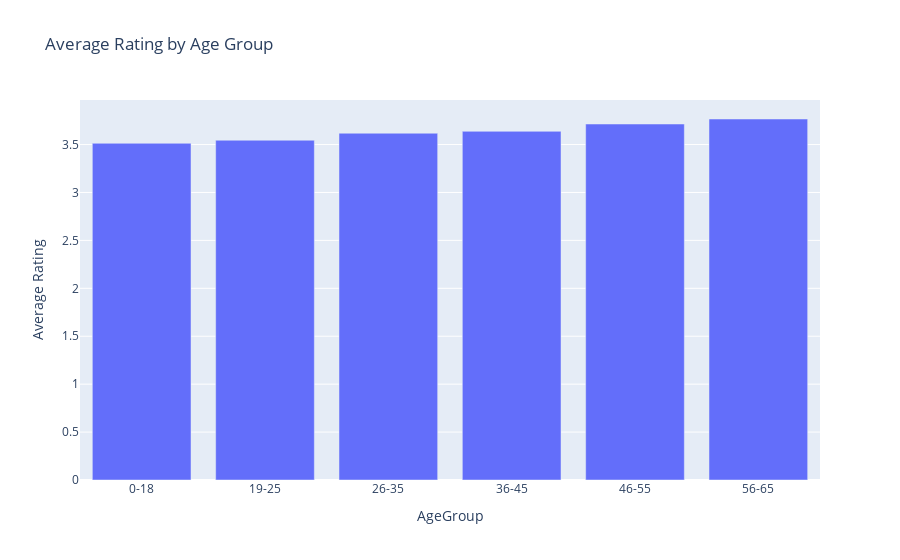

The cell this chart's notebook holds for it:
### Markdown cell above
Displaying Average Rating based on Age group

### Code cell
users['AgeGroup'] = pd.cut(users['Age'], bins=[0, 18, 25, 35, 45, 55, 65], 
                           labels=['0-18', '19-25', '26-35', '36-45', '46-55', '56-65'])

average_rating_age = ratings.merge(users, on='UserID').groupby('AgeGroup')['Rating'].mean().reset_index()
fig = px.bar(average_rating_age, x='AgeGroup', y='Rating', 
             title='Average Rating by Age Group', labels={'Rating': 'Average Rating'})
fig.show()

### Figure 1 — Plotly figure (JSON) as saved in the notebook; plotly's stock layout.template omitted (floating-point values rounded to 4 significant figures)
{"data": [{"alignmentgroup": "True", "hovertemplate": "AgeGroup=%{x}<br>Average Rating=%{y}<extra></extra>", "legendgroup": "", "marker": {"color": "#636efa", "pattern": {"shape": ""}}, "name": "", "offsetgroup": "", "orientation": "v", "showlegend": false, "textposition": "auto", "type": "bar", "x": ["0-18", "19-25", "26-35", "36-45", "46-55", "56-65"], "xaxis": "x", "y": [3.513, 3.545, 3.618, 3.638, 3.715, 3.767], "yaxis": "y"}], "layout": {"barmode": "relative", "legend": {"tracegroupgap": 0}, "title": {"text": "Average Rating by Age Group"}, "xaxis": {"anchor": "y", "domain": [0, 1], "title": {"text": "AgeGroup"}}, "yaxis": {"anchor": "x", "domain": [0, 1], "title": {"text": "Average Rating"}}}}
